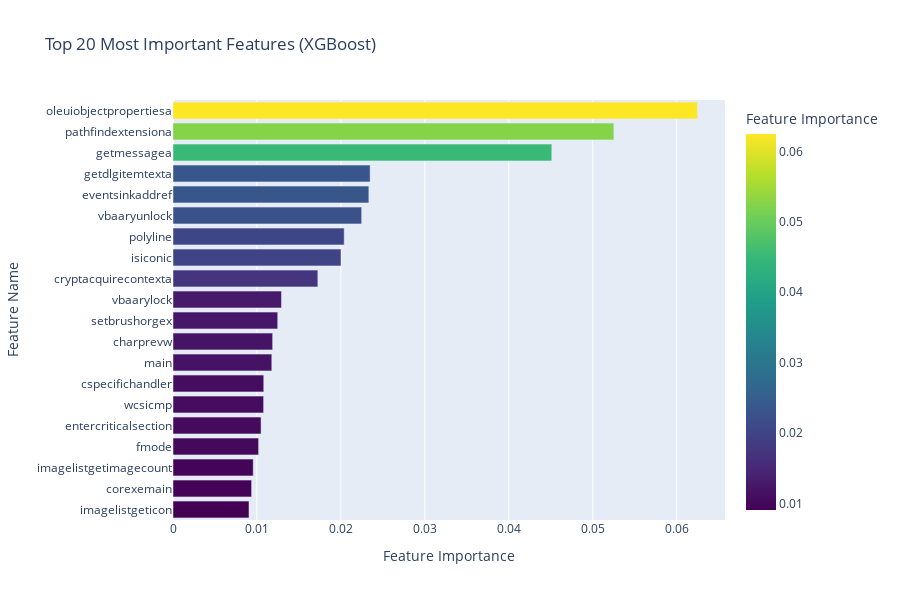

The notebook cell this image was saved under:
### Code cell
# Visualize the top 20 features
fig = px.bar(
    top_500_features.head(20),
    x='importance',
    y='feature',
    orientation='h',
    title='Top 20 Most Important Features (XGBoost)',
    labels={'importance': 'Feature Importance', 'feature': 'Feature Name'},
    color='importance',
    color_continuous_scale='Viridis'
)

fig.update_layout(
    height=600,
    yaxis={'categoryorder': 'total ascending'},
    showlegend=False
)

fig.show()

print(f"\nFeature extraction completed successfully!")
print(f"Files created:")
print(f"2. {reduced_output_file} - Reduced dataset with only top 500 features")

### Figure 1 — Plotly figure (JSON) as saved in the notebook; plotly's stock layout.template omitted (floating-point values rounded to 4 significant figures)
{"data": [{"hovertemplate": "Feature Importance=%{marker.color}<br>Feature Name=%{y}<extra></extra>", "legendgroup": "", "marker": {"color": [0.06247, 0.05251, 0.04512, 0.02348, 0.02333, 0.02247, 0.02039, 0.02001, 0.01725, 0.01292, 0.01248, 0.01187, 0.01177, 0.01081, 0.01079, 0.01049, 0.0102, 0.009556, 0.009363, 0.009053], "coloraxis": "coloraxis", "pattern": {"shape": ""}}, "name": "", "orientation": "h", "showlegend": false, "textposition": "auto", "type": "bar", "x": [0.06247, 0.05251, 0.04512, 0.02348, 0.02333, 0.02247, 0.02039, 0.02001, 0.01725, 0.01292, 0.01248, 0.01187, 0.01177, 0.01081, 0.01079, 0.01049, 0.0102, 0.009556, 0.009363, 0.009053], "xaxis": "x", "y": ["oleuiobjectpropertiesa", "pathfindextensiona", "getmessagea", "getdlgitemtexta", "eventsinkaddref", "vbaaryunlock", "polyline", "isiconic", "cryptacquirecontexta", "vbaarylock", "setbrushorgex", "charprevw", "main", "cspecifichandler", "wcsicmp", "entercriticalsection", "fmode", "imagelistgetimagecount", "corexemain", "imagelistgeticon"], "yaxis": "y"}], "layout": {"barmode": "relative", "coloraxis": {"colorbar": {"title": {"text": "Feature Importance"}}, "colorscale": [[0, "#440154"], [0.1111, "#482878"], [0.2222, "#3e4989"], [0.3333, "#31688e"], [0.4444, "#26828e"], [0.5556, "#1f9e89"], [0.6667, "#35b779"], [0.7778, "#6ece58"], [0.8889, "#b5de2b"], [1, "#fde725"]]}, "height": 600, "legend": {"tracegroupgap": 0}, "showlegend": false, "title": {"text": "Top 20 Most Important Features (XGBoost)"}, "xaxis": {"anchor": "y", "domain": [0, 1], "title": {"text": "Feature Importance"}}, "yaxis": {"anchor": "x", "categoryorder": "total ascending", "domain": [0, 1], "title": {"text": "Feature Name"}}}}
